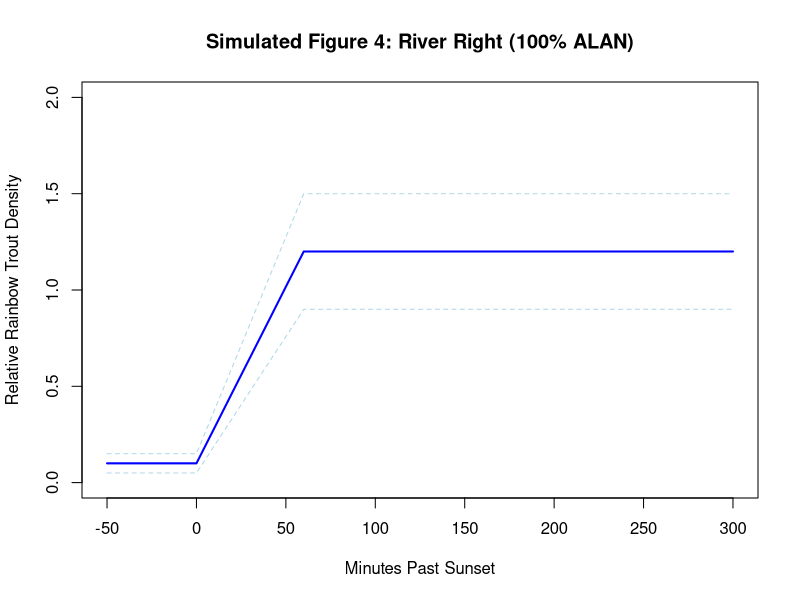

Source code (R):
# R script to simulate the segmented relationship from Figure 4
# (River Right, 100% ALAN intensity treatment)
# Created by Gemini NotebookLM on 7/23/26 AH Fullerton

#Nelson, T. R., Michel, C. J., Gary, M. P., Lehman, B. M., Demetras, N. J., Dudley, P. N., Hammen, J. J., & Horn, M. J. (2022). Riverine fish density, predator-prey interactions, and their relationships with artificial light at night. Ecosphere, 13(10), e4261.
#DOI Link: https://doi.org/10.1002/ecs2.4261


# 1. Simulate x values (Minutes past sunset)
x_val <- seq(-50, 300, by = 10)

# 2. Simulate y values (Relative Rainbow Trout Density)
# Based on Figure 4: Breakpoint 1 at ~0 min, Breakpoint 2 at ~60 min
# Density starts near 0.1, rises exponentially to ~1.2 at 60 min, and stabilizes.
y_val <- ifelse(x_val < 0, 0.1,
         ifelse(x_val <= 60, 0.1 + (1.1 / 60) * x_val,
                1.2))

# 3. Add quantifiable uncertainty (95% CI spread estimated from figure)
# Confidence intervals are narrowest prior to sunset and widen after twilight.
ci_spread <- ifelse(x_val < 0, 0.05,
             ifelse(x_val <= 60, 0.05 + (0.25 / 60) * x_val,
                    0.3))

lower_limit <- pmax(0, y_val - ci_spread)
upper_limit <- y_val + ci_spread

# 4. Create dataframe following 'Extracted Data' metadata guidance
df <- data.frame(
  curve.id = rep("RR_100_ALAN", length(x_val)),
  stressor.label = rep("minutes_past_sunset", length(x_val)),
  stressor.x = x_val,
  units.x = rep("minutes", length(x_val)),
  response.label = rep("relative_rainbow_trout_density", length(x_val)),
  response.y = round(y_val, 3),
  units.y = rep("unitless", length(x_val)),
  stressor.value = rep("100_percent_intensity", length(x_val)),
  lower.limit = round(lower_limit, 3),
  upper.limit = round(upper_limit, 3),
  plot.type = rep("curve", length(x_val))
)

# 5. Save to a machine-readable CSV for the e-library
write.csv(df, "Nelson_2022_Fig4_Simulated.csv", row.names = FALSE)

# 6. Plot the simulated figure to verify
plot(df$stressor.x, df$response.y, type = "l", col = "blue", lwd = 2,
     ylim = c(0, 2), xlab = "Minutes Past Sunset",
     ylab = "Relative Rainbow Trout Density",
     main = "Simulated Figure 4: River Right (100% ALAN)")
lines(df$stressor.x, df$lower.limit, lty = 2, col = "lightblue")
lines(df$stressor.x, df$upper.limit, lty = 2, col = "lightblue")
